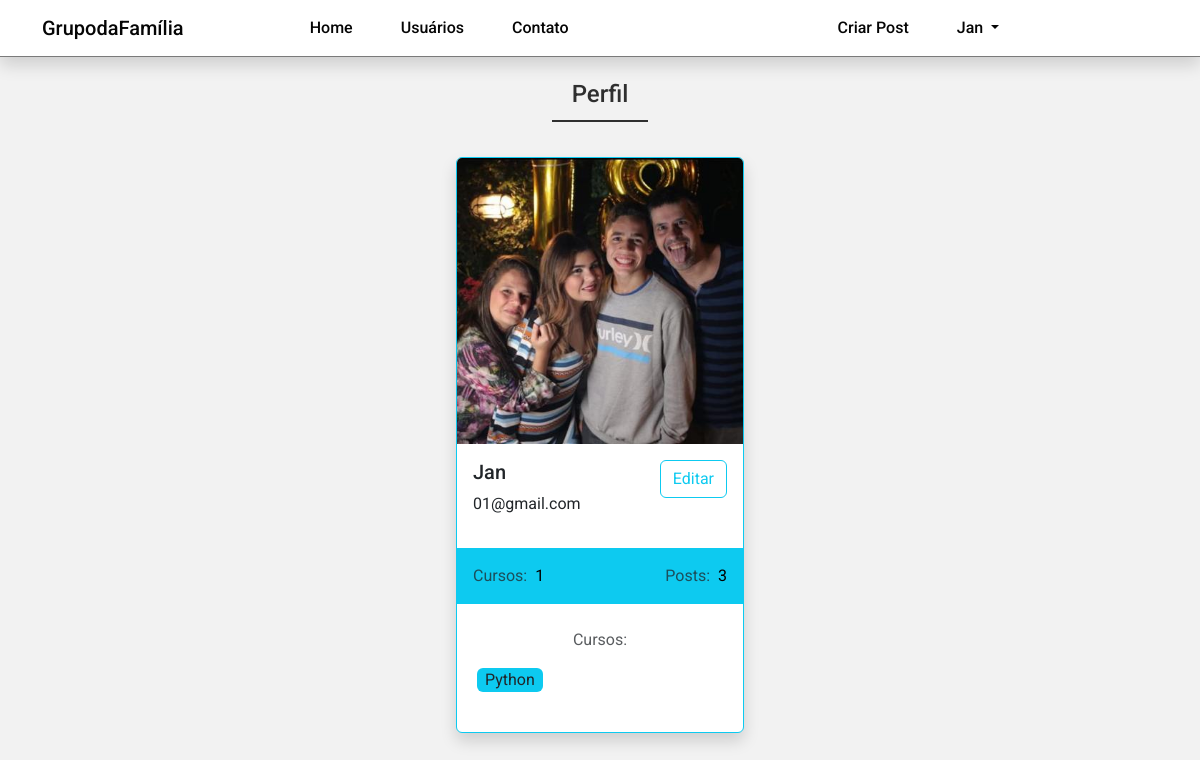
The page /perfil (signed in) on the database its author committed.
### dafamilia/models.py (models this page shows)
class Usuario(database.Model, UserMixin):
    id = database.Column(database.Integer, primary_key=True)
    username = database.Column(database.String, nullable=False)
    email = database.Column(database.String, nullable=False, unique=True)
    senha = database.Column(database.String, nullable=False)
    foto_perfil = database.Column(database.String, default='default.jpg')
    posts = database.relationship('Post', backref='autor', lazy=True)
    cursos = database.Column(database.String, nullable=False, default='Não Informado')
    def contar_posts(self):
        return len(self.posts)

### dafamilia/routes.py (the view)
@app.route('/perfil')
@login_required
def perfil():
    foto_perfil = url_for(
        'static', filename=f'fotos_perfil/{current_user.foto_perfil}')
    return render_template('perfil.html', foto_perfil=foto_perfil)

### dafamilia/models.py (called while the page is built)
@login_manager.user_loader
def load_usuario(id_usuario):
    return Usuario.query.get(int(id_usuario))

### dafamilia/templates/perfil.html (shortened to what this page needs)
{% extends 'base.html' %}
{% block body %}
<h1 class="page-h1">Perfil</h1>
<div class="container">
  <div class="card border border-info shadow my-5 mx-auto" style="width: 18rem;">
    <img src="{{ foto_perfil }}" class="card-img-top" alt="Foto do Usuário">
    <div class="card-body">
      <div class="row b-0">
          <div class="col-6">
              <h5 class="card-title">{{current_user.username}}</h5>
              <address class="text-start">{{current_user.email}}</address>
          </div>
          <div class="col-6 text-end">
              <a  href="{{ url_for('editar_perfil')+ '#scrollspyeditar_perfil' }}" ><button type="button"class="btn btn-outline-info card-link" >Editar</button></a>
          </div>
      </div>
    </div>
    <div class="card-stats bg-info p-3">
      <div class="row g-0">
        <div class="col-6 text-start">
            <span class="text-muted ">Cursos:</span>
            {% if 'Não Informado' in current_user.cursos or current_user.cursos == '' %}
              <span class="text-black ms-1">0</span>
            {% else %}
              <span class="text-black ms-1">{{ current_user.cursos.count(';') + 1 }}</span>
            {% endif %}
        </div>
        <div class="col-6 text-end">
            <span class="text-muted ">Posts:</span>
            <span class="text-black ms-1 ">{{ current_user.contar_posts() }}</span>
        </div>
      </div>
    </div>
    <div class="card-body card-courses text-center mt-2">
      <span class="text-muted">Cursos:</span>
      <div class="cursos" >
        {% for curso in current_user.cursos.split(';') %}
          <span class="bg-info mt-3 px-2 mx-1 text-gray text-light-dark rounded">{{ curso }}</span>
        {% endfor %}
      </div>
  <br id="scrollspyeditar_perfil">
  </div>
{% endblock %}

### dafamilia/templates/navbar.html (shortened to what this page needs)
   <nav class="navbar navbar-expand-lg fixed-top bg-primary-color shadow" id="navbar">
        <div class="container">
			<a class="navbar-brand primary-color" href="{{ url_for('home') }}">GrupodaFamília</a>
            <div class="collapse navbar-collapse" id="navbar-items">
                <ul class="navbar-nav me-auto mb-2 mb-lg-0">
                    <li class="nav-item">
						<a class="nav-link primary-color" href="{{ url_for('home') }}">Home</a>
					</li>
                    <li class="nav-item">
						<a class="nav-link primary-color" href="{{ url_for('usuarios') }}">Usuários</a>
					</li>
                    <li class="nav-item">
						<a class="nav-link primary-color" href="{{ url_for('contato') }}">Contato</a>
					</li>
				</ul>
				<ul class="navbar-nav d-flex">
					{% if current_user.is_authenticated %}
						<li class="nav-item">
							<a class="nav-link primary-color login" href="{{ url_for('criar_post') }}">Criar Post</a>
						</li>
						<li class="nav-item dropdown">
							<a class="nav-link  primary-color dropdown-toggle" href="#" id="navbarDropdownMenuLink" role="button" data-bs-toggle="dropdown" aria-expanded="false">
								{{ current_user.username}}
							</a>
						</li>
					{% endif %}
				</ul>
            </div>
        </div>
    </nav>

### dafamilia/static/main.css (style rules this page uses)
* { font-family: 'Roboto', sans-serif; }
body { background-color: #f2f2f2; }
.bg-primary-color { background-color: #fff; }
.primary-color { color: #050505; }
.page-h1 { display: flex; justify-content: center; margin: 5rem 0 2rem; color: #2f2f2f; font-size: 1.5rem; font-weight: 500; position:relative; }
.page-h1::after { width: 6rem; border-bottom: 2px solid #2f2f2f; content: ''; position: absolute; top: 2.5rem; }
#navbar { border-bottom: 1px solid #7a7a7a; box-shadow: 2px 2px 2px 1px rgba(0, 0, 0, 0.1); font-weight: 500; font-size: 1rem; margin-bottom: 3rem; min-width: 1vh; }
.navbar-brand { display: flex; }
#navbar-items .navbar-nav { display: flex; justify-content: center; width: 100%; }
#navbar-items .nav-item { margin: 0 1em; }
.cursos { width: 120px; display: flex; flex-direction: row; flex-wrap: wrap; }

### rows shown on the page
Usuario: username "Jan", email "01@gmail.com", cursos "1", cursos "Python"

### other values the page prints
{{ current_user.contar_posts() }} "3"
